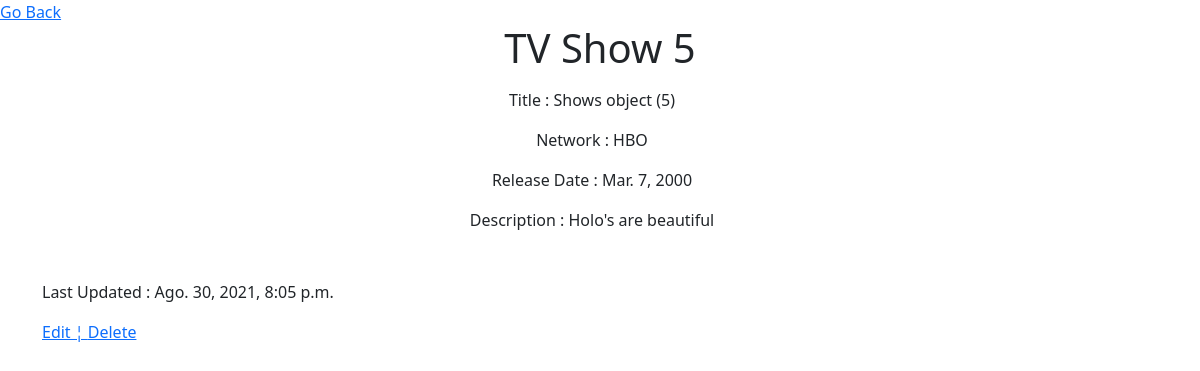
/shows/5 (signed in), run on the app's committed database.
### tv_shows/models.py (models this page shows)
class Shows(models.Model):
    title = models.CharField(max_length=255)
    release_date = models.DateField()
    desc = models.TextField(default="some tv show")
    created_at = models.DateTimeField(auto_now_add = True)
    updated_at = models.DateTimeField(auto_now = True)
    objects = ShowsManager()

class Networks(models.Model):
    name = models.CharField(max_length = 255)
    shows = models.ForeignKey(Shows, related_name = "networks", on_delete = models.CASCADE, null = True, blank = True)
    created_at = models.DateTimeField(auto_now_add = True)
    updated_at = models.DateTimeField(auto_now = True)

### tv_shows/decorators.py (the view)
    def wrapper(request, *args, **kwargs):
        if 'user' not in request.session:
            return redirect('/register')
        resp = func(request, *args,**kwargs)
        return resp

### tv_shows/views.py (called while the page is built)
@login_required
def show(request, tv_show_id):
    show = Shows.objects.get(id=tv_show_id)
    context = {
        'tv_show' : show
    }
    return render(request, 'show.html', context)

### tv_shows/templates/show.html (shortened to what this page needs)
<!DOCTYPE html>
<html lang="en">
<head>
    <link href="https://cdn.jsdelivr.net/npm/bootstrap@5.0.2/dist/css/bootstrap.min.css" rel="stylesheet">
    {% load static %}
    <link rel="stylesheet" href="{% static 'style.css' %}">
</head>
<body>
    <a href="../shows">Go Back</a>
    <div class="container">
        <div class="row text-center mb-3">
            <h1 class="mb-3 me-3"> TV Show {{ tv_show.id}}</h1>
            <div class="col mb-3 me-3">
                <p>Title : {{tv_show}}</p>
                <p>Network : {% for network in tv_show.networks.all %} {{network.name}} {% endfor %}</p>
                <p>Release Date : {{tv_show.release_date}}</p>
                <p>Description : {{tv_show.desc}} </p>
            </div>
        </div>
        <div class="row mb-3 me-3">
            <p>
                Last Updated : {{tv_show.updated_at}}
            </p>
            <p>
                <a href="{{tv_show.id}}/edit">Edit ¦ </a> <a href="{{tv_show.id}}/destroy">Delete</a>
            </p>
        </div>
    </div>
</body>
</html>

### data on the page
Shows: id "5", id "Shows object (5)", release_date "Mar. 7, 2000", desc "Holo's are beautiful", updated_at "Ago. 30, 2021, 8:05 p.m."
Networks: name "HBO"
